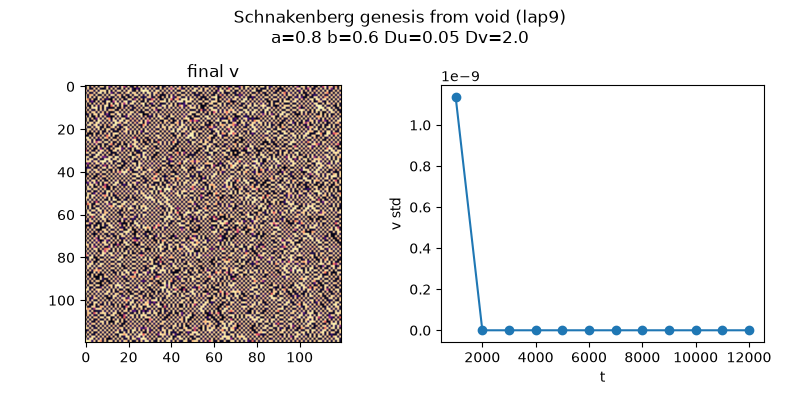

Python code for this plot:
import numpy as np
from numba import njit
import matplotlib; matplotlib.use('Agg')
import matplotlib.pyplot as plt

W_E, W_C = 0.2, 0.05
@njit(cache=True)
def lap(u, L):
    out = np.empty_like(u)
    for y in range(L):
        for x in range(L):
            N=u[(y+1)%L,x]; S=u[(y-1)%L,x]; E=u[y,(x+1)%L]; W=u[y,(x-1)%L]
            NE=u[(y+1)%L,(x+1)%L]; NW=u[(y+1)%L,(x-1)%L]
            SE=u[(y-1)%L,(x+1)%L]; SW=u[(y-1)%L,(x-1)%L]
            out[y,x] = -u[y,x] + W_E*(N+S+E+W) + W_C*(NE+NW+SE+SW)
    return out
@njit(cache=True)
def step(u,v,a,b,Du,Dv,dt,L):
    Lu=lap(u,L); Lv=lap(v,L)
    for y in range(L):
        for x in range(L):
            uu=u[y,x]; vv=v[y,x]; u2v=uu*uu*vv
            u[y,x]=uu+dt*(a-uu+u2v+Du*Lu[y,x])
            v[y,x]=vv+dt*(b-u2v+Dv*Lv[y,x])
def lam(tx,ty):
    return -1.0 + W_E*(np.cos(tx)+np.cos(ty)) + W_C*np.cos(tx)*np.cos(ty)
def max_mode_re(a,b,Du,Dv,L):
    N=40; re0=None; re_best=-1e9; best=None
    for nx in range(N):
        for ny in range(N):
            tx=2*np.pi*nx/L; ty=2*np.pi*ny/L; l=lam(tx,ty)
            A=(-1+2*b/a)+Du*l; D=Dv*l; Jv=a*a; Gu=-2*b/a
            tr=A+D; d=A*D-Jv*Gu; disc=tr*tr-4*d
            re=tr/2.0 if disc<0 else (tr+np.sqrt(disc))/2.0
            if nx==0 and ny==0: re0=re
            elif re>re_best: re_best=re; best=(nx,ny,l)
    return re0, re_best, best

print("=== Consistent Schnakenberg Turing screening (lap9 kernel) ===")
found=None
for a in [0.1,0.2,0.4,0.8]:
    for b in np.round(np.arange(0.1,2.0,0.1),1):
        for Du in [0.01,0.05,0.1]:
            for Dv in [0.2,0.5,1.0,2.0]:
                if Dv<=Du: continue
                r0,rs,bst=max_mode_re(a,b,Du,Dv,120)
                if r0<0 and rs>0.005:
                    print(f"  TURING: a={a} b={b} Du={Du} Dv={Dv} Re@0={r0:+.3f} maxRe={rs:+.3f} @mode{bst[0:2]}")
                    found=(a,b,Du,Dv,rs); break
        if found: break
    if found: break
if not found: print("  (no Turing regime found in scanned range)")

if found:
    a,b,Du,Dv,rs=found
    print(f"\n=== HONEST Schnakenberg genesis: a={a} b={b} Du={Du} Dv={Dv} rs={rs:.3f} ===")
    L=120; dt=0.02; T=12000
    np.random.seed(0)
    u=np.full((L,L),a)+np.random.normal(0,1e-3,(L,L))
    v=np.full((L,L),b/(a*a))+np.random.normal(0,1e-3,(L,L))
    series=[]
    for t in range(T):
        step(u,v,a,b,Du,Dv,dt,L)
        if t%1000==999:
            fv=v-v.mean()
            Fv=np.abs(np.fft.fft2(fv)); Fv[0,0]=0; k=np.unravel_index(np.argmax(Fv),Fv.shape)
            dc=np.abs(np.fft.fft2(fv))[0,0]
            series.append((t+1,fv.std(),Fv.max()/dc))
            print(f"  t={t+1:5d}: vstd={fv.std():.4f} peak/DC={Fv.max()/dc:.1f}")
    gen=fv.std()>0.05
    print("VOID-GENESIS =", gen)
    fig,axs=plt.subplots(1,2,figsize=(8,4))
    axs[0].imshow(v,cmap='magma'); axs[0].set_title('final v')
    ts_t=[s[0] for s in series]; ts_v=[s[1] for s in series]
    axs[1].plot(ts_t,ts_v,'o-'); axs[1].set_xlabel('t'); axs[1].set_ylabel('v std')
    fig.suptitle(f'Schnakenberg genesis from void (lap9)\na={a} b={b} Du={Du} Dv={Dv}')
    fig.tight_layout(); fig.savefig('honest_schnakenberg.png',dpi=100); plt.close()
    print("saved honest_schnakenberg.png")
